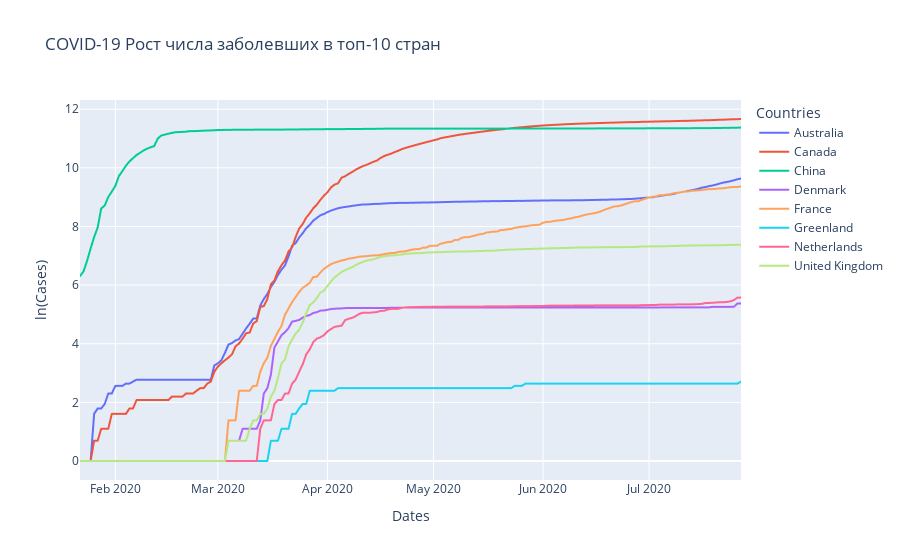

Notebook cell for this chart:
### Code cell
px.line(df_trend,
       x = 'Dates',
       y = 'ln(Cases)',
       color = 'Countries',
       title = 'COVID-19 Рост числа заболевших в топ-10 стран')

### Figure 1 — Plotly figure (JSON) as saved in the notebook; plotly's stock layout.template omitted (floating-point values rounded to 4 significant figures; data arrays with more than 128 entries replaced by an {"elided": "..."} marker saying what was removed)
{"data": [{"hovertemplate": "Countries=Australia<br>Dates=%{x}<br>ln(Cases)=%{y}<extra></extra>", "legendgroup": "Australia", "line": {"color": "#636efa", "dash": "solid"}, "mode": "lines", "name": "Australia", "showlegend": true, "type": "scattergl", "x": {"elided": "188 str values"}, "xaxis": "x", "y": {"elided": "188 float values"}, "yaxis": "y"}, {"hovertemplate": "Countries=Canada<br>Dates=%{x}<br>ln(Cases)=%{y}<extra></extra>", "legendgroup": "Canada", "line": {"color": "#EF553B", "dash": "solid"}, "mode": "lines", "name": "Canada", "showlegend": true, "type": "scattergl", "x": {"elided": "188 str values"}, "xaxis": "x", "y": {"elided": "188 float values"}, "yaxis": "y"}, {"hovertemplate": "Countries=China<br>Dates=%{x}<br>ln(Cases)=%{y}<extra></extra>", "legendgroup": "China", "line": {"color": "#00cc96", "dash": "solid"}, "mode": "lines", "name": "China", "showlegend": true, "type": "scattergl", "x": {"elided": "188 str values"}, "xaxis": "x", "y": {"elided": "188 float values"}, "yaxis": "y"}, {"hovertemplate": "Countries=Denmark<br>Dates=%{x}<br>ln(Cases)=%{y}<extra></extra>", "legendgroup": "Denmark", "line": {"color": "#ab63fa", "dash": "solid"}, "mode": "lines", "name": "Denmark", "showlegend": true, "type": "scattergl", "x": {"elided": "188 str values"}, "xaxis": "x", "y": {"elided": "188 float values"}, "yaxis": "y"}, {"hovertemplate": "Countries=France<br>Dates=%{x}<br>ln(Cases)=%{y}<extra></extra>", "legendgroup": "France", "line": {"color": "#FFA15A", "dash": "solid"}, "mode": "lines", "name": "France", "showlegend": true, "type": "scattergl", "x": {"elided": "188 str values"}, "xaxis": "x", "y": {"elided": "188 float values"}, "yaxis": "y"}, {"hovertemplate": "Countries=Greenland<br>Dates=%{x}<br>ln(Cases)=%{y}<extra></extra>", "legendgroup": "Greenland", "line": {"color": "#19d3f3", "dash": "solid"}, "mode": "lines", "name": "Greenland", "showlegend": true, "type": "scattergl", "x": {"elided": "188 str values"}, "xaxis": "x", "y": {"elided": "188 float values"}, "yaxis": "y"}, {"hovertemplate": "Countries=Netherlands<br>Dates=%{x}<br>ln(Cases)=%{y}<extra></extra>", "legendgroup": "Netherlands", "line": {"color": "#FF6692", "dash": "solid"}, "mode": "lines", "name": "Netherlands", "showlegend": true, "type": "scattergl", "x": {"elided": "188 str values"}, "xaxis": "x", "y": {"elided": "188 float values"}, "yaxis": "y"}, {"hovertemplate": "Countries=United Kingdom<br>Dates=%{x}<br>ln(Cases)=%{y}<extra></extra>", "legendgroup": "United Kingdom", "line": {"color": "#B6E880", "dash": "solid"}, "mode": "lines", "name": "United Kingdom", "showlegend": true, "type": "scattergl", "x": {"elided": "188 str values"}, "xaxis": "x", "y": {"elided": "188 float values"}, "yaxis": "y"}], "layout": {"legend": {"title": {"text": "Countries"}, "tracegroupgap": 0}, "title": {"text": "COVID-19 Рост числа заболевших в топ-10 стран"}, "xaxis": {"anchor": "y", "domain": [0, 1], "title": {"text": "Dates"}}, "yaxis": {"anchor": "x", "domain": [0, 1], "title": {"text": "ln(Cases)"}}}}
